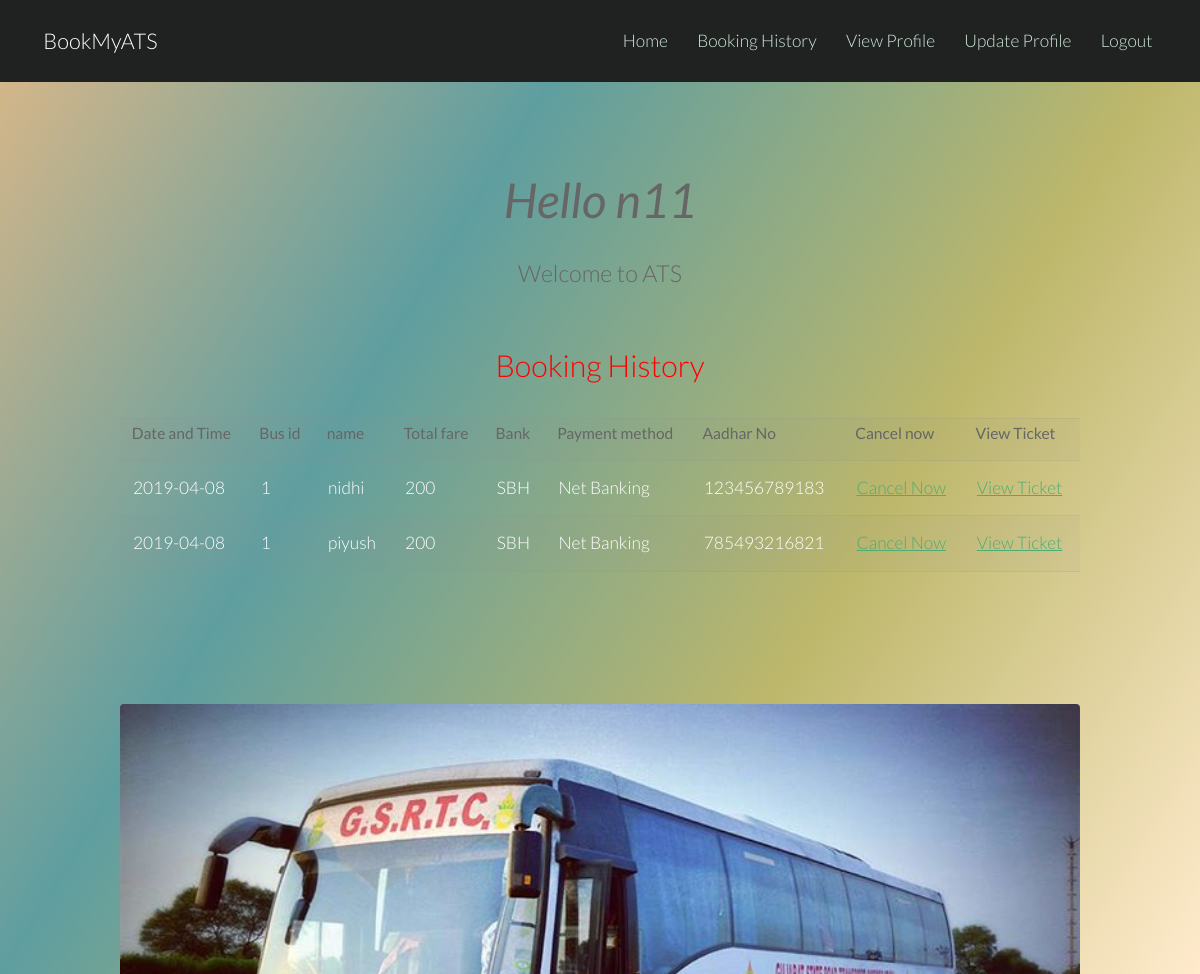
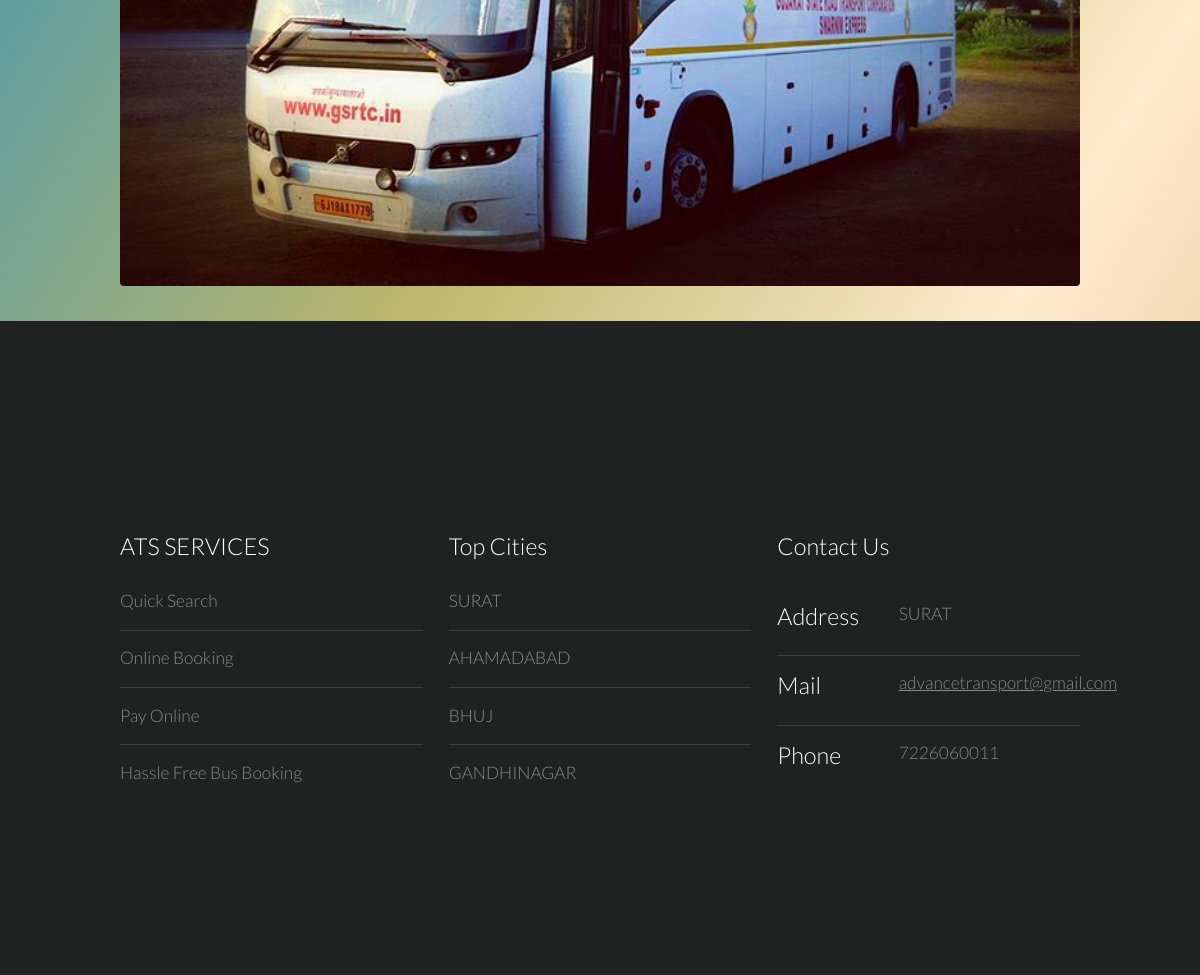
The app's page /history1.php (signed in) with its own data (2 pictures, top to bottom).
### tables this page shows
CREATE TABLE `booking` (
  `Booking_id` int(11) NOT NULL,
  `UserID` int(11) NOT NULL,
  `name` varchar(20) NOT NULL,
  `user` varchar(50) NOT NULL,
  `Date` date NOT NULL,
  `PNR` varchar(14) NOT NULL COMMENT 'PNR',
  `Bus_id` int(11) NOT NULL,
  `Total_fare` double NOT NULL,
  `Bank` varchar(200) NOT NULL,
  `Payment_method` varchar(200) NOT NULL,
  `Aadhar_no` bigint(20) NOT NULL
);

### history1.php (the view, shortened to what this page needs)
<!DOCTYPE html>
<html lang="en">
	<head>
	</head>
	<body style="background:-webkit-linear-gradient(left top,BurlyWood,Chocolate,Darkkhaki,BlanchedAlmond,BurlyWood); background: linear-gradient(to bottom right,BurlyWood,CadetBlue,Darkkhaki,BlanchedAlmond,BurlyWood);">
        <?php include 'header1.php';?>
			<div class="container">
			<section id="main" class="wrapper">
				<div class="container">
					<header class="major">
						<center><i><font size="35"><strong>Hello <?php echo $_SESSION['user']?></font></i></strong></center>
						<br>
						<h3>Welcome to ATS</h3>
					</header>
				</div>
<center>	<h2>Booking History</h2> </center>
<?php
$sel="SELECT * FROM `booking` where user='".$_SESSION['user']."'" ;
$str= mysql_query($sel);
$rows= mysql_num_rows($str) ;
if($rows==0 )
{echo '<h3 style= "text-align:center;"> <font color="red">You have not booked any buses </font></h3>';
	echo "<br>";
}
else
{
echo '<table align="center" border=1 >
<tr>
<th> Date and Time</th>
<th> Bus id  </th>
<th> name</th>
<th> Total fare </th>
<th> Bank </th>
<th> Payment method </th>
<th> Aadhar No </th>
<th> Cancel now </th>
<th> View Ticket</th>
</tr>';
while($row=mysql_fetch_array($str))
{
	$Date= $row['Date'];
	$Fare= $row['Total_fare'];
	$id= $row['Bus_id'];
	$ano= $row['Aadhar_no'];
	$book_id=$row['Booking_id'];
	echo "<tr>";
	echo "<td>".$row['Date']."</td>";
	echo "<td>".$row['Bus_id']."</td>";
	echo "<td>".$row['name']."</td>";
	echo "<td>".$row['Total_fare']."</td>";
	echo "<td>".$row['Bank']."</td>";
	echo "<td>".$row['Payment_method']."</td>";
	echo "<td>".$row['Aadhar_no']."</td>";	echo "<td>";
	echo '<a href="cancel1.php?Date='.$Date.' & Fare='.$Fare.'& id='.$id.'& ano='.$ano.'">Cancel Now</a>';
	echo "</td>";
	echo "<td>";
	echo '<a href="view_ticket1.php?id='.$book_id.'">View Ticket</a>';
	echo "</td>";
	echo "</tr>";
}
echo "</table>";
}
?>
			</section>
<br>
<a href="#" class="image fit"><img src="images1/pp5.jpg" alt="" /></a>
</div>
		<footer id="footer">
            <?php include 'footer.php';?>
	</body>
</html>

### header1.php
<header id="header">
    <h1><a href="index.php">BookMyATS</a></h1>
    <nav id="nav">
        <ul>
            <li><a href="generic.php">Home</a></li>
            <li><a href="history1.php">Booking History</a></li>
            <li><a href="profile.php">View Profile</a></li>
            <li><a href="update.php">Update Profile</a></li>
            <li><a href="logout.php">Logout</a></li>
        </ul>
    </nav>
</header>

### footer.php
<footer id="footer">
    <div class="container">
        <div class="row">
            <section class="4u 6u(medium) 12u$(small)">
                <h3>ATS SERVICES</h3>
                <ul class="alt">
                    <li>Quick Search</li>
                    <li>Online Booking</li>
                    <li>Pay Online</li>
                    <li>Hassle Free Bus Booking</li>
                </ul>
            </section>
            <section class="4u 6u$(medium) 12u$(small)">
                <h3>Top Cities</h3>
                <ul class="alt">
                    <li>SURAT </li>
                    <li>AHAMADABAD </li>
                    <li>BHUJ</li>
                    <li>GANDHINAGAR </li>
                </ul>
            </section>
            <section class="4u$ 12u$(medium) 12u$(small)">
                <h3>Contact Us</h3>
                	<ul class="tabular">
                    <li>
                        <h3>Address</h3>
                        SURAT<br>
                    </li>
                    <li>
                        <h3>Mail</h3>
                        <a href="#">advancetransport@gmail.com</a>
                    </li>
                    <li>
                        <h3>Phone</h3>
                        7226060011
                    </li>
                </ul>
            </section>
        </div>
    </div>
</footer>

### css/style.css (style rules this page uses)
body { background: #fff; }
body, input, select, textarea { color: #444; font-family: "Lato", Helvetica, sans-serif; font-size: 15pt; font-weight: 300; line-height: 1.65em; }
a { color: #4dac71; text-decoration: underline; }
strong, b { color: #666; font-weight: 400; }
em, i { font-style: italic; }
h1, h2, h3, h4, h5, h6 { color: #666; font-weight: 300; line-height: 1em; margin: 0 0 1em 0; }
h1 a, h2 a, h3 a, h4 a, h5 a, h6 a { color: inherit; text-decoration: none; }
h2 { font-size: 1.75em; line-height: 1.5em; }
h3 { font-size: 1.35em; line-height: 1.5em; }
header.major { text-align: center; margin-bottom: 3em; }
.image { border-radius: 4px; border: 0; display: inline-block; position: relative; }
.image img { border-radius: 4px; display: block; }
.image.fit { display: block; margin: 0 0 2em 0; width: 100%; }
.image.fit img { width: 100%; }
ul { list-style: disc; margin: 0 0 2em 0; padding-left: 1em; }
ul li { padding-left: 0.5em; }
ul.alt { list-style: none; padding-left: 0; }
ul.alt li { border-top: solid 1px rgba(144, 144, 144, 0.25); padding: 0.8em 0; }
ul.alt li:first-child { border-top: 0; padding-top: 0; }
ul.tabular { list-style: outside none none; padding: 0px; }
ul.tabular li { border-top: solid 1px rgba(144, 144, 144, 0.25); line-height: 1.75em; margin: 1.5em 0px 0px; padding-left: 7em; padding-top: 12px; position: relative; }
ul.tabular li:first-child { border-top: 0; margin-top: 0; }
ul.tabular li h3 { left: 0px; position: absolute; text-align: center; top: 12px; vertical-align: top; width: 1em; }
table { margin: 0 0 2em 0; width: 100%; }
table tbody tr { border: solid 1px rgba(144, 144, 144, 0.25); border-left: 0; border-right: 0; }
table tbody tr:nth-child(2n + 1) { background-color: rgba(144, 144, 144, 0.075); }
table td { padding: 0.75em 0.75em; }
table th { color: #666; font-size: 0.9em; font-weight: 400; padding: 0 0.75em 0.75em 0.75em; text-align: left; }
#header { background-color: #202222; color: #ffffff; cursor: default; height: 4.75em; line-height: 4.75em; width: 100%; z-index: 10000; }
#header h1 { color: #ffffff; height: inherit; left: 2.5em; line-height: inherit; margin: 0; padding: 0; position: absolute; top: 0; }
#header h1 a { font-size: 1.25em; }
#header nav { height: inherit; line-height: inherit; position: absolute; right: 2.75em; top: 0; vertical-align: middle; }
#header nav > ul { list-style: none; margin: 0; padding-left: 0; }
#header nav > ul > li { border-radius: 4px; display: inline-block; margin-left: 1.5em; padding-left: 0; }
#header nav > ul > li a { -moz-transition: color 0.2s ease-in-out; -webkit-transition: color 0.2s ease-in-out; -o-transition: color 0.2s ease-in-out; -ms-transition: color 0.2s ease-in-out; transition: color 0.2s ease-in-out; color: #cee8d8; display: inline-block; text-decoration: none; }
#header nav > ul > li:first-child { margin-left: 0; }
.wrapper { padding: 6em 0em 4em; }
#footer { background: #202222; color: #888; padding: 6em 0em 4em; }
#footer h2, #footer h3, #footer h4 { color: #ffffff; }
#footer a { -moz-transition: all 0.2s ease-in-out; -webkit-transition: all 0.2s ease-in-out; -o-transition: all 0.2s ease-in-out; -ms-transition: all 0.2s ease-in-out; transition: all 0.2s ease-in-out; color: #888; }

### css/style-xlarge.css (style rules this page uses)
body, input, select, textarea { font-size: 13pt; }

### css/style-large.css (style rules this page uses)
body, input, select, textarea { font-size: 13pt; }

### history1.php (style rules this page uses)
h2 { color:red; }
td { color:white; }

### records on screen
booking: Date "2019-04-08", Bus "1", name "nidhi", Total_fare "200", Bank "SBH", Payment_method "Net Banking", Aadhar_no "123456789183"
booking: Date "2019-04-08", Bus "1", name "piyush", Total_fare "200", Bank "SBH", Payment_method "Net Banking", Aadhar_no "785493216821"

### other values on screen
$_SESSION['user'] "n11"
